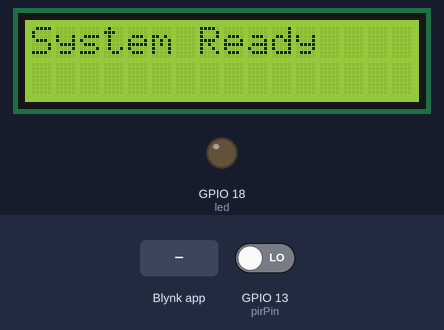
Recording of a sketch running on a simulated ESP32. Shown: 16×2 character LCD, output pins drawn as LEDs (lit = HIGH). The test bench sets the inputs (shaded band); at power-on: GPIO 13 (pirPin) LOW. WiFi joins after 1.5 s; servers stay silent unless stated; what the sketch prints to the serial monitor is not drawn.

Above: at 4.1 s.
4.2 s: GPIO 13 (pirPin) driven HIGH
At 5.3 s:
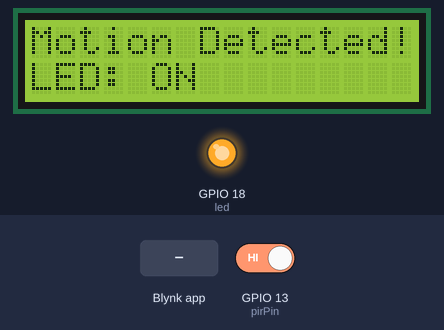
5.9 s: Blynk app writes 1 to V0
At 6.3 s:
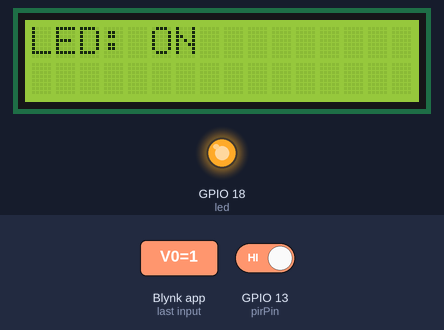
7.4 s: GPIO 13 (pirPin) driven LOW
At 8.1 s:
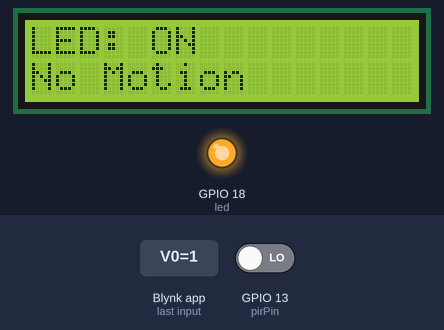
9.0 s: Blynk app writes 0 to V0
At 9.6 s:
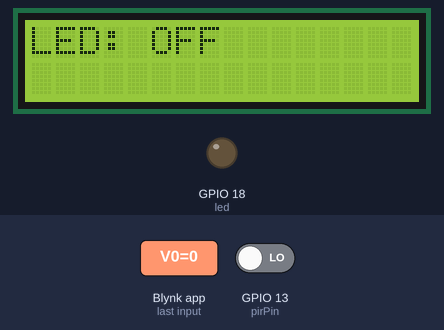
10.5 s: Blynk app writes 200 to V0
At 11.1 s:
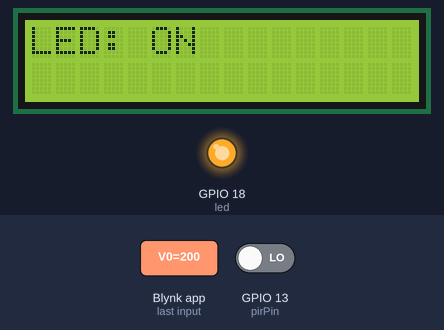
Timing chart, 0 to 13.0 s (numbered marks = the images above; inputs shaded):
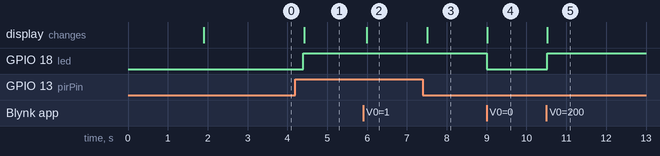

The sketch:

SiriAndMotion.ino
```cpp
#define BLYNK_PRINT Serial

#define BLYNK_TEMPLATE_ID "TMPL24WZo66kj"
#define BLYNK_TEMPLATE_NAME "ifttt"
#define BLYNK_AUTH_TOKEN "Ms2OFe68i4nw3O_vcr2LC-a5oXjY9k8j"

#include <Wire.h>
#include <LiquidCrystal_I2C.h>
#include <WiFi.h>
#include <WiFiClient.h>
#include <BlynkSimpleEsp32.h>


// Blynk auth token, Wi-Fi credentials
char auth[] = "Ms2OFe68i4nw3O_vcr2LC-a5oXjY9k8j";
char ssid[] = "Wokwi-GUEST";
char pass[] = ""; // Leave empty for open networks


bool motionDetected = false; // Tracks if motion is detected
bool ledState = false;       // Tracks the current state of the LED
unsigned long startTime;
bool systemStarted = false; // Flag to track if initial delay passed

LiquidCrystal_I2C lcd(0x27, 16, 2); // LCD setup

// Input-output pins
int led = 18;
int pirPin = 13;

void setup() {
  pinMode(led, OUTPUT);
  pinMode(pirPin, INPUT);
  Serial.begin(115200);

  // LCD initialization
  lcd.init();
  lcd.backlight();
  lcd.setCursor(0, 0);
  lcd.print("System Starting...");

  startTime = millis(); // Record startup time

  // Connecting to Wi-Fi
  Serial.println("Connecting to WiFi...");
  WiFi.begin("Wokwi-GUEST", "", 6);
  while (WiFi.status() != WL_CONNECTED) {
    delay(100);
    Serial.print(".");
  }
  Serial.println("WiFi Connected!");

  // Connecting to Blynk
  Serial.println("Attempting to connect to Blynk...");
  Blynk.begin(auth, ssid, pass);
  Serial.println("Blynk connection initialized!");

  // Update LCD to "System Ready"
  lcd.clear();
  lcd.print("System Ready");
  delay(1000);
}

BLYNK_WRITE(V0) { // Virtual pin V0 is used for the Blynk app switch
  ledState = param.asInt();  // Read the switch state from the app
  digitalWrite(led, ledState); // Turn LED on/off based on the switch
  lcd.clear();
  lcd.print(ledState ? "LED: ON" : "LED: OFF"); // Update LED state on the LCD
}

void loop() {
  Blynk.run(); // Keep Blynk connected

  int motionState = digitalRead(pirPin); // Read PIR sensor state

  if (motionState == HIGH && !ledState) { // Motion detected AND LED is OFF
    motionDetected = true;
    digitalWrite(led, HIGH); // Turn on LED
    lcd.clear();
    lcd.print("Motion Detected!");
    lcd.setCursor(0, 1);
    lcd.print("LED: ON");
    Serial.println("Motion Detected! LED Turned ON");
  } else if (motionState == LOW && motionDetected) {
    motionDetected = false;
    lcd.clear();
    lcd.print(ledState ? "LED: ON" : "LED: OFF"); // Maintain the LED state on the LCD
    lcd.setCursor(0, 1);
    lcd.print("No Motion");
    Serial.println("No Motion");
  }

  delay(500);
}
```

Measured:
- after the input at 4.2 s, GPIO 18 (led): LOW → HIGH after 0.20 s; the display: changes after 0.23 s (image 1)
- after the input at 5.9 s, the display: changes after 0.09 s (image 2)
- after the input at 7.4 s, the display: changes after 0.11 s (image 3)
- after the input at 9.0 s, GPIO 18 (led): HIGH → LOW at once; the display: changes at once (image 4)
- after the input at 10.5 s, GPIO 18 (led): LOW → HIGH at once; the display: changes at once (image 5)
